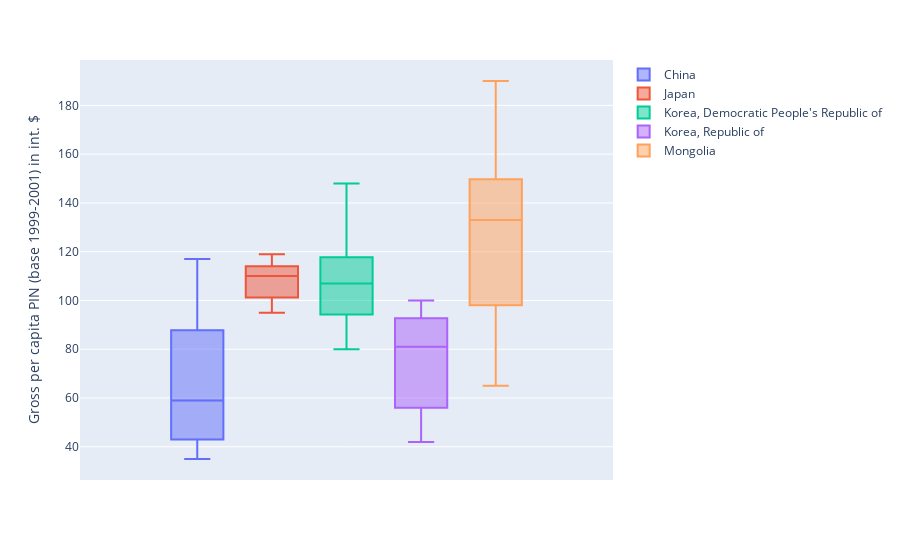

Notebook code for this chart:
### Markdown cell above
Throw in a line for 1991 to annotated the collapse of the USSR

### Code cell
fig = px.box(eastern_asia_data, y='value', color='country_or_area').for_each_trace(lambda t: t.update(name=t.name.replace('country_or_area=','')))
fig.update_yaxes(title_text='Gross per capita PIN (base 1999-2001) in int. $')
fig.show()

### Figure 1 — Plotly figure (JSON) as saved in the notebook; plotly's stock layout.template omitted (floating-point values rounded to 4 significant figures)
{"data": [{"alignmentgroup": "True", "hoverlabel": {"namelength": 0}, "hovertemplate": "country_or_area=China<br>value=%{y}", "legendgroup": "country_or_area=China", "marker": {"color": "#636efa"}, "name": "China", "notched": false, "offsetgroup": "country_or_area=China", "orientation": "v", "showlegend": true, "type": "box", "x0": " ", "xaxis": "x", "y": [35, 35, 37, 38, 41, 43, 43, 41, 41, 42, 42, 41, 44, 43, 43, 42, 43, 46, 47, 47, 49, 53, 56, 60, 59, 59, 62, 63, 63, 67, 69, 71, 76, 79, 84, 89, 92, 95, 97, 100, 101, 105, 106, 111, 114, 116, 117], "y0": " ", "yaxis": "y"}, {"alignmentgroup": "True", "hoverlabel": {"namelength": 0}, "hovertemplate": "country_or_area=Japan<br>value=%{y}", "legendgroup": "country_or_area=Japan", "marker": {"color": "#EF553B"}, "name": "Japan", "notched": false, "offsetgroup": "country_or_area=Japan", "orientation": "v", "showlegend": true, "type": "box", "x0": " ", "xaxis": "x", "y": [96, 100, 102, 104, 105, 106, 112, 116, 114, 113, 109, 114, 112, 111, 113, 109, 116, 116, 118, 112, 112, 115, 114, 116, 118, 119, 118, 115, 115, 114, 110, 113, 105, 110, 107, 105, 105, 100, 101, 100, 98, 99, 95, 96, 97, 95, 97], "y0": " ", "yaxis": "y"}, {"alignmentgroup": "True", "hoverlabel": {"namelength": 0}, "hovertemplate": "country_or_area=Korea, Democratic People's Republic of<br>value=%{y}", "legendgroup": "country_or_area=Korea, Democratic People's Republic of", "marker": {"color": "#00cc96"}, "name": "Korea, Democratic People's Republic of", "notched": false, "offsetgroup": "country_or_area=Korea, Democratic People's Republic of", "orientation": "v", "showlegend": true, "type": "box", "x0": " ", "xaxis": "x", "y": [93, 94, 97, 99, 92, 94, 89, 87, 93, 92, 95, 94, 99, 102, 107, 110, 114, 116, 118, 116, 122, 112, 115, 120, 122, 127, 127, 127, 129, 129, 148, 140, 131, 117, 88, 80, 81, 96, 96, 96, 106, 107, 109, 110, 112, 110, 106], "y0": " ", "yaxis": "y"}, {"alignmentgroup": "True", "hoverlabel": {"namelength": 0}, "hovertemplate": "country_or_area=Korea, Republic of<br>value=%{y}", "legendgroup": "country_or_area=Korea, Republic of", "marker": {"color": "#ab63fa"}, "name": "Korea, Republic of", "notched": false, "offsetgroup": "country_or_area=Korea, Republic of", "orientation": "v", "showlegend": true, "type": "box", "x0": " ", "xaxis": "x", "y": [45, 42, 45, 52, 52, 55, 50, 50, 56, 55, 55, 56, 56, 58, 66, 72, 76, 81, 83, 70, 74, 76, 77, 78, 79, 83, 82, 86, 87, 86, 84, 91, 91, 90, 94, 97, 97, 95, 99, 100, 99, 95, 92, 93, 93, 93, 94], "y0": " ", "yaxis": "y"}, {"alignmentgroup": "True", "hoverlabel": {"namelength": 0}, "hovertemplate": "country_or_area=Mongolia<br>value=%{y}", "legendgroup": "country_or_area=Mongolia", "marker": {"color": "#FFA15A"}, "name": "Mongolia", "notched": false, "offsetgroup": "country_or_area=Mongolia", "orientation": "v", "showlegend": true, "type": "box", "x0": " ", "xaxis": "x", "y": [190, 180, 161, 161, 166, 169, 171, 152, 146, 150, 147, 147, 149, 153, 166, 152, 140, 149, 144, 133, 133, 137, 141, 133, 133, 138, 128, 121, 125, 119, 121, 104, 92, 85, 89, 97, 93, 101, 110, 106, 82, 76, 65, 75, 71, 74, 74], "y0": " ", "yaxis": "y"}], "layout": {"autosize": true, "boxmode": "group", "legend": {"tracegroupgap": 0}, "margin": {"t": 60}, "xaxis": {"anchor": "y", "autorange": true, "domain": [0, 1], "range": [-0.5, 0.5], "type": "category"}, "yaxis": {"anchor": "x", "autorange": true, "domain": [0, 1], "range": [26.39, 198.6], "title": {"text": "Gross per capita PIN (base 1999-2001) in int. $"}, "type": "linear"}}}
